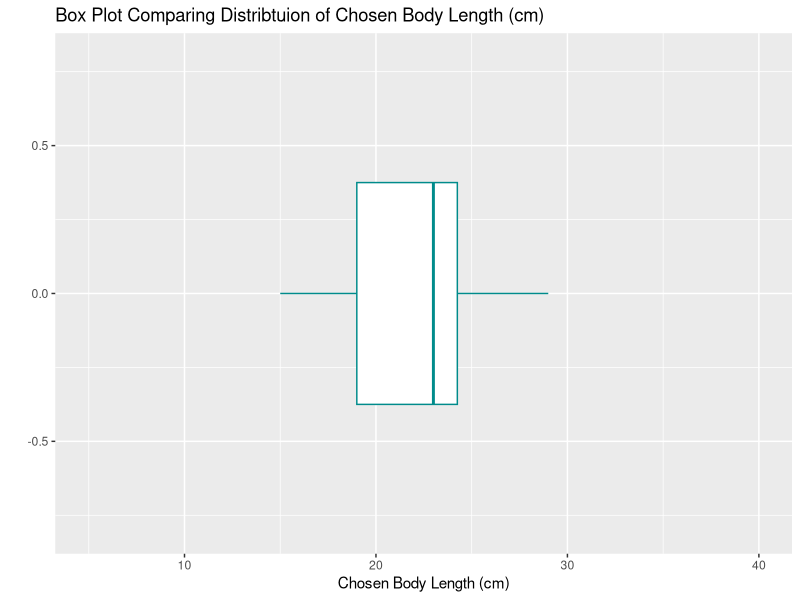
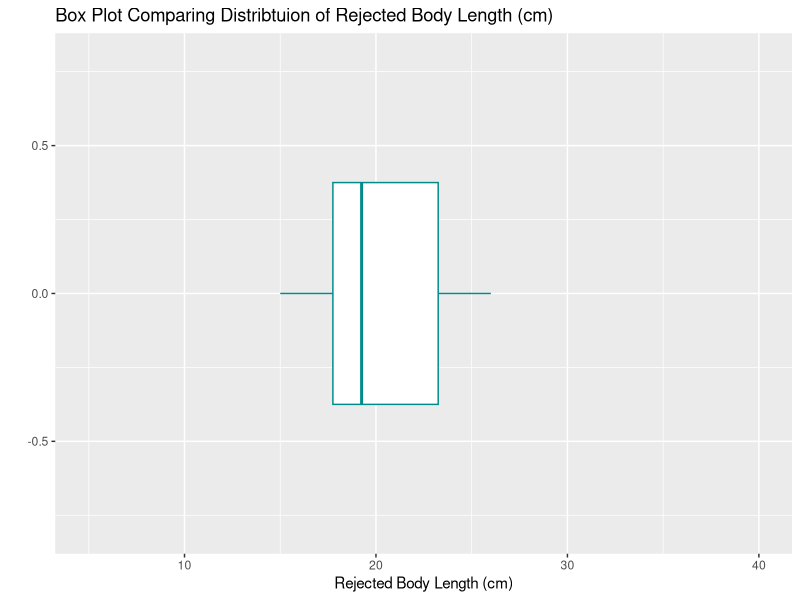
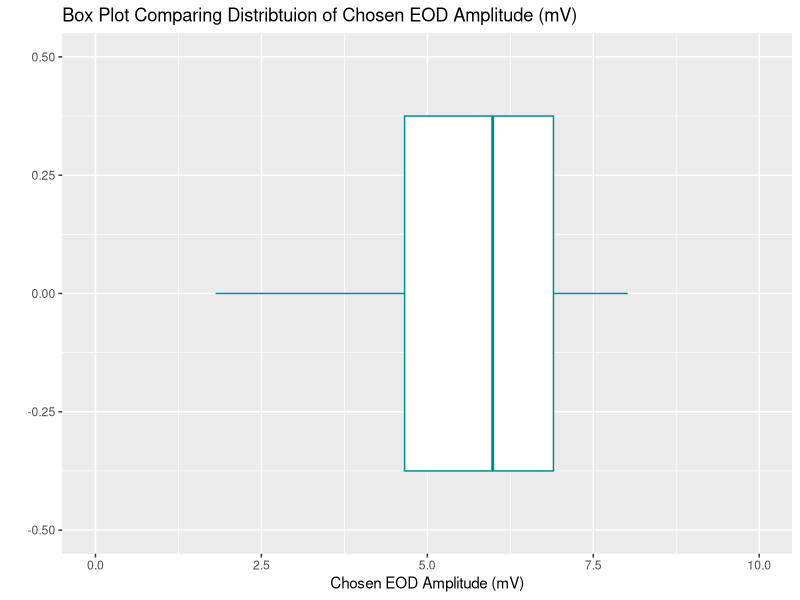
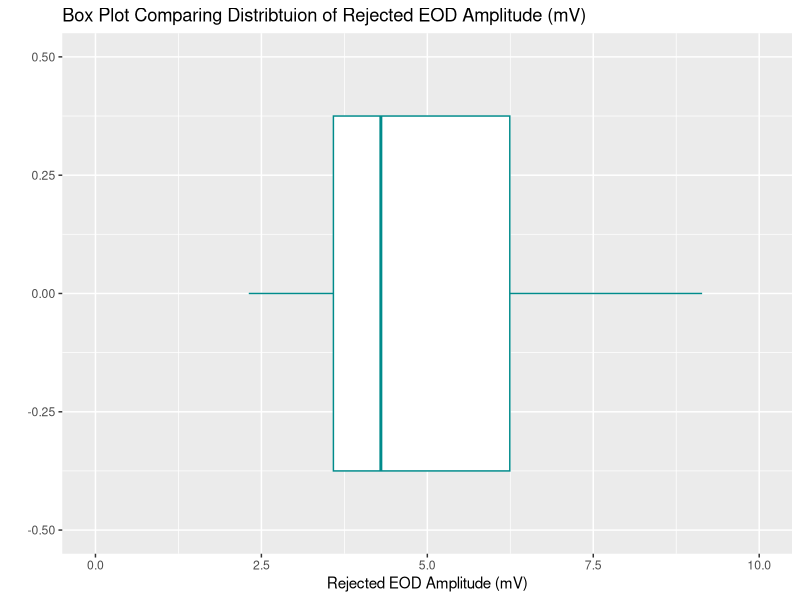
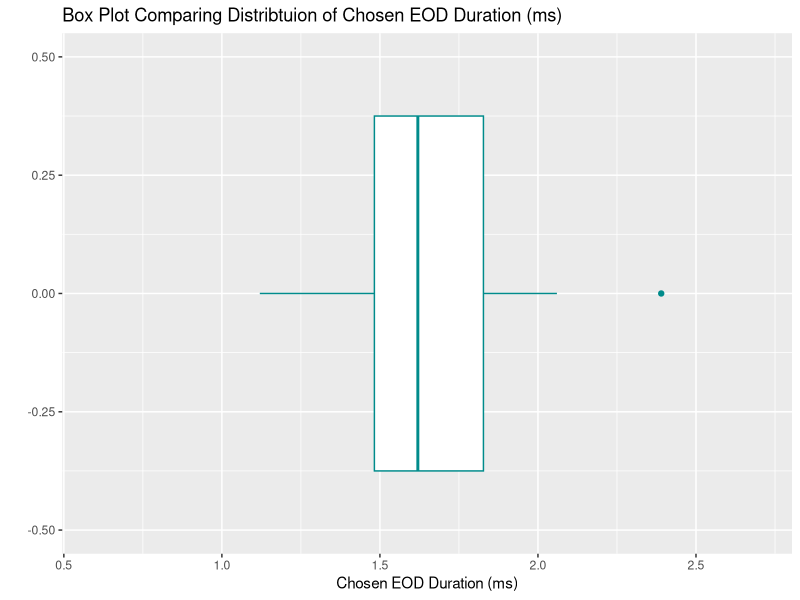
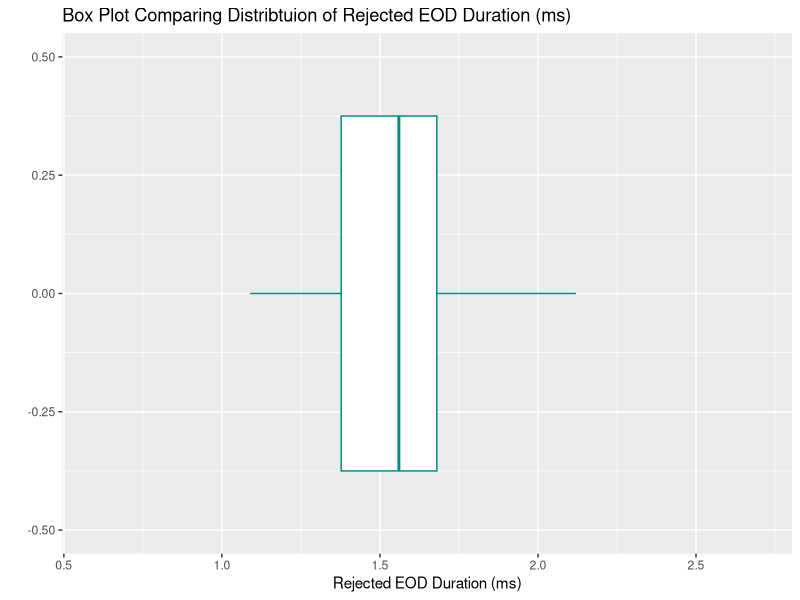
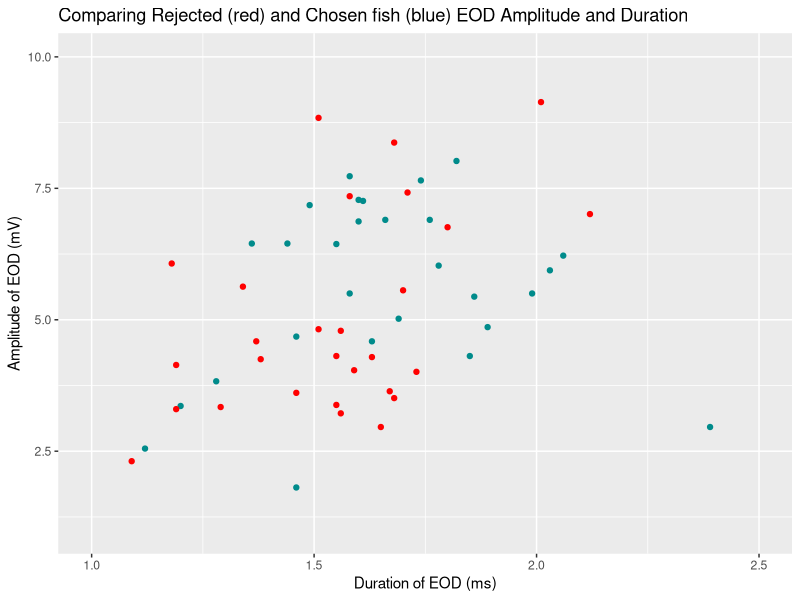
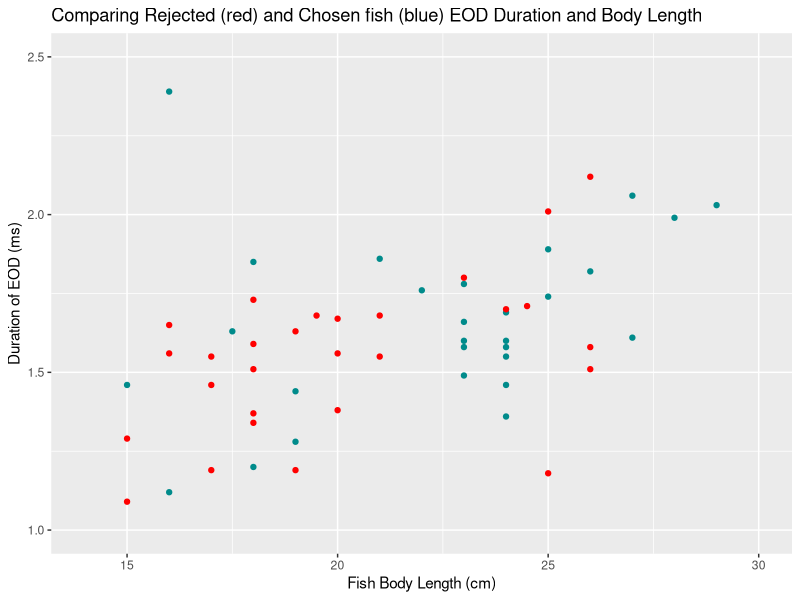

These charts were generated, in order, by the following R code:
# Darwin Clark
# 2020.01.20
# HAppliedStats/Assignment23.r

# Libraries
library(ggplot2)




# Setting up Fish Data

fishData = data.frame(ChosenBodLen=c(24,16,24,23,24,22,19,24,24,21,28,23,18,25,18,17.5,23,16,24,27,23,23,15,27,29,19,25,26), 
                      ChosenDuration=c(1.58,1.12,1.69,1.78,1.46,1.76,1.44,1.36,1.55,1.86,1.99,1.6,1.2,1.74,1.85,1.63,1.49,2.39,1.6,1.61,1.66,1.58,1.46,2.06,2.03,1.28,1.89,1.82), 
                      ChosenAmplitude=c(5.5,2.55,5.02,6.03,4.68,6.9,6.45,6.45,6.44,5.44,5.5,6.87,3.36,7.65,4.31,4.59,7.18,2.96,7.28,7.26,6.9,7.73,1.81,6.22,5.94,3.83,4.86,8.02), 
                      RejectedBodLen=c(20,21,19.5,16,19,17,25,16,20,15,21,17,26,18,25,24.5,18,24,18,19,17,18,26,15,23,26,18,20), 
                      RejectedDuration=c(1.56,1.68,1.68,1.65,1.19,1.19,1.18,1.56,1.38,1.29,1.55,1.55,2.12,1.59,2.01,1.71,1.34,1.7,1.73,1.63,1.46,1.51,1.58,1.09,1.8,1.51,1.37,1.67), 
                      RejectedAmplitude=c(4.79,3.51,8.37,2.96,4.14,3.3,6.07,3.22,4.25,3.34,4.31,3.38,7.01,4.04,9.14,7.42,5.63,5.56,4.01,4.29,3.61,4.82,7.35,2.31,6.76,8.84,4.59,3.64))

# ######
# Construct and describe graphical displays of your choice which easily compares the
# distributions of the differences in body length, waveform duration, and waveform
# amplitude of the chosen vs. rejected males. What differences, if any, do you see in these
# distributions? You should end up with three different comparisons, or six separate
# graphs. Please include titles, labels, and colors. When discussing differences in
# distributions, make sure you state in context differences in center, shape and spread of
# the distributions using comparative language. Make sure you are using calculated
# statistics in your contextual descriptions.
# ######

# ### Numerical Analysis of chosen vs. rejected

# Bod Length
summary(fishData$ChosenBodLen)
summary(fishData$RejectedBodLen)

sd(fishData$ChosenBodLen)
sd(fishData$RejectedBodLen)
# Amp
summary(fishData$ChosenAmplitude)
summary(fishData$RejectedAmplitude)

sd(fishData$ChosenAmplitude)
sd(fishData$RejectedAmplitude)
# Duration
summary(fishData$ChosenDuration)
summary(fishData$RejectedDuration)

sd(fishData$ChosenDuration)
sd(fishData$RejectedDuration)
# ### Body Length ###
# Bar chart of chosen body length
ggplot(fishData, aes(x = fishData$ChosenBodLen)) +
  geom_boxplot(color = "darkcyan") +
  #geom_point() +
  xlim(5, 40) +
  ylim(-.8, .8) + 
  xlab("Chosen Body Length (cm)") + ylab("") + labs(title = "Box Plot Comparing Distribtuion of Chosen Body Length (cm)")
  #theme(axis.text.x = element_text(angle = 45, vjust = 0.5))  # Vertical x labels 

# Bar chart of rejected body length
ggplot(fishData, aes(x = fishData$RejectedBodLen)) +
  geom_boxplot(color = "darkcyan") +
  #geom_point() +
  xlim(5, 40) +
  ylim(-.8, .8) + 
  xlab("Rejected Body Length (cm)") + ylab("") + labs(title = "Box Plot Comparing Distribtuion of Rejected Body Length (cm)")
#theme(axis.text.x = element_text(angle = 45, vjust = 0.5))  # Vertical x labels 

# ### Amplitude ###
# Chosen Amp
ggplot(fishData, aes(x = fishData$ChosenAmplitude)) +
  geom_boxplot(color = "darkcyan") +
  #geom_point() +
  xlim(0, 10) +
  ylim(-.5, .5) + 
  xlab("Chosen EOD Amplitude (mV)") + ylab("") + labs(title = "Box Plot Comparing Distribtuion of Chosen EOD Amplitude (mV)")

# Rejected Amp
ggplot(fishData, aes(x = fishData$RejectedAmplitude)) +
  geom_boxplot(color = "darkcyan") +
  #geom_point() +
  xlim(0, 10) +
  ylim(-.5, .5) + 
  xlab("Rejected EOD Amplitude (mV)") + ylab("") + labs(title = "Box Plot Comparing Distribtuion of Rejected EOD Amplitude (mV)")

# ### Duration ###
# Chosen Duration
ggplot(fishData, aes(x = fishData$ChosenDuration)) +
  geom_boxplot(color = "darkcyan") +
  #geom_point() +
  xlim(.6, 2.7) +
  ylim(-.5, .5) + 
  xlab("Chosen EOD Duration (ms)") + ylab("") + labs(title = "Box Plot Comparing Distribtuion of Chosen EOD Duration (ms)")

# Rejected Duration
ggplot(fishData, aes(x = fishData$RejectedDuration)) +
  geom_boxplot(color = "darkcyan") +
  #geom_point() +
  xlim(.6, 2.7) +
  ylim(-.5, .5) + 
  xlab("Rejected EOD Duration (ms)") + ylab("") + labs(title = "Box Plot Comparing Distribtuion of Rejected EOD Duration (ms)")

# ###
# It is also possible that the female may be considering combinations of characteristics.
# For example, some combination of body length and EOD duration may be particularly
# attractive to the female. We are NOT going to run a multiple regression analysis (this
# time), but rather for each pair of characteristics (body length vs EOD duration, body
# length vs EOD amplitude, and EOD duration vs EOD amplitude) compare the chosen and rejected males using 
# scatterplots of these pairs of variables as well as regression
# techniques. Include summary statistics of your linear regression models. (This means you will have three comparisons and six scatterplots/regression models.)
# ###
# 
# Combination (AMP and Duration)
ggplot(fishData) +
  geom_point(color = "darkcyan", aes(x = fishData$ChosenDuration, y = fishData$ChosenAmplitude)) +
  geom_point(color = "red", aes(x = fishData$RejectedDuration, y = fishData$RejectedAmplitude)) +
  
  #geom_point() +
  xlim(1,2.5) +
  ylim(1,10) + 
  xlab("Duration of EOD (ms)") + ylab("Amplitude of EOD (mV)") + labs(title = "Comparing Rejected (red) and Chosen fish (blue) EOD Amplitude and Duration")

a = lm(fishData$ChosenAmplitude~fishData$ChosenDuration)
aa = lm(fishData$ChosenDuration~fishData$ChosenAmplitude)

b = lm(fishData$RejectedAmplitude~fishData$RejectedDuration)
bb = lm(fishData$RejectedDuration~fishData$RejectedAmplitude)


ggplot(fishData) +
  geom_point(color = "darkcyan", aes(x = fishData$ChosenBodLen, y = fishData$ChosenDuration)) +
  geom_point(color = "red", aes(x = fishData$RejectedBodLen, y = fishData$RejectedDuration)) +
  
  #geom_point() +
  xlim(14, 30) +
  ylim(1, 2.5) + 
  xlab("Fish Body Length (cm)") + ylab("Duration of EOD (ms)") + labs(title = "Comparing Rejected (red) and Chosen fish (blue) EOD Duration and Body Length")

a = lm(fishData$ChosenBodLen~fishData$ChosenDuration)
aa = lm(fishData$ChosenDuration~fishData$ChosenBodLen)

b = lm(fishData$RejectedBodLen~fishData$RejectedDuration)
bb = lm(fishData$RejectedDuration~fishData$RejectedBodLen)

ggplot(fishData) +
  geom_point(color = "darkcyan", aes(x = fishData$ChosenBodLen, y = fishData$ChosenAmplitude)) +
  geom_point(color = "red", aes(x = fishData$RejectedBodLen, y = fishData$RejectedAmplitude)) +
  
  #geom_point() +
  xlim(14, 30) +
  ylim(1,10) + 
  xlab("Fish Body Length (cm)") + ylab("Amplitude of EOD (mV)") + labs(title = "Comparing Rejected (red) and Chosen fish (blue) EOD Amplitude and Body Length")

a = lm(fishData$ChosenAmplitude~fishData$ChosenBodLen)
aa = lm(fishData$ChosenBodLen~fishData$ChosenAmplitude)

b = lm(fishData$RejectedAmplitude~fishData$RejectedBodLen)
bb = lm(fishData$RejectedBodLen~fishData$RejectedAmplitude)

